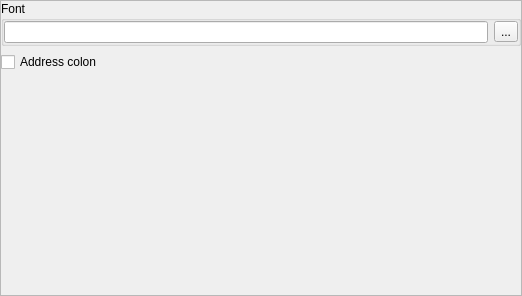
<?xml version="1.0" encoding="UTF-8"?>
<ui version="4.0">
 <class>XStackViewOptionsWidget</class>
 <widget class="QWidget" name="XStackViewOptionsWidget">
  <property name="geometry">
   <rect>
    <x>0</x>
    <y>0</y>
    <width>522</width>
    <height>296</height>
   </rect>
  </property>
  <property name="windowTitle">
   <string>Form</string>
  </property>
  <layout class="QVBoxLayout" name="verticalLayout">
   <property name="leftMargin">
    <number>0</number>
   </property>
   <property name="topMargin">
    <number>0</number>
   </property>
   <property name="rightMargin">
    <number>0</number>
   </property>
   <property name="bottomMargin">
    <number>0</number>
   </property>
   <item>
    <widget class="QScrollArea" name="scrollArea">
     <property name="widgetResizable">
      <bool>true</bool>
     </property>
     <widget class="QWidget" name="scrollAreaWidgetContentsStack">
      <property name="geometry">
       <rect>
        <x>0</x>
        <y>0</y>
        <width>520</width>
        <height>294</height>
       </rect>
      </property>
      <layout class="QVBoxLayout" name="verticalLayout_2">
       <property name="leftMargin">
        <number>0</number>
       </property>
       <property name="topMargin">
        <number>0</number>
       </property>
       <property name="rightMargin">
        <number>0</number>
       </property>
       <property name="bottomMargin">
        <number>0</number>
       </property>
       <item>
        <widget class="QGroupBox" name="groupBoxHexFont">
         <property name="title">
          <string>Font</string>
         </property>
         <layout class="QHBoxLayout" name="horizontalLayout">
          <property name="leftMargin">
           <number>0</number>
          </property>
          <property name="topMargin">
           <number>0</number>
          </property>
          <property name="rightMargin">
           <number>0</number>
          </property>
          <property name="bottomMargin">
           <number>0</number>
          </property>
          <item>
           <widget class="QLineEdit" name="lineEditStackFont">
            <property name="readOnly">
             <bool>true</bool>
            </property>
           </widget>
          </item>
          <item>
           <widget class="QToolButton" name="toolButtonStackFont">
            <property name="text">
             <string notr="true">...</string>
            </property>
           </widget>
          </item>
         </layout>
        </widget>
       </item>
       <item>
        <widget class="QCheckBox" name="checkBoxStackAddressColon">
         <property name="text">
          <string>Address colon</string>
         </property>
        </widget>
       </item>
       <item>
        <spacer name="verticalSpacer">
         <property name="orientation">
          <enum>Qt::Vertical</enum>
         </property>
         <property name="sizeHint" stdset="0">
          <size>
           <width>20</width>
           <height>231</height>
          </size>
         </property>
        </spacer>
       </item>
      </layout>
     </widget>
    </widget>
   </item>
  </layout>
 </widget>
 <resources/>
 <connections/>
</ui>
